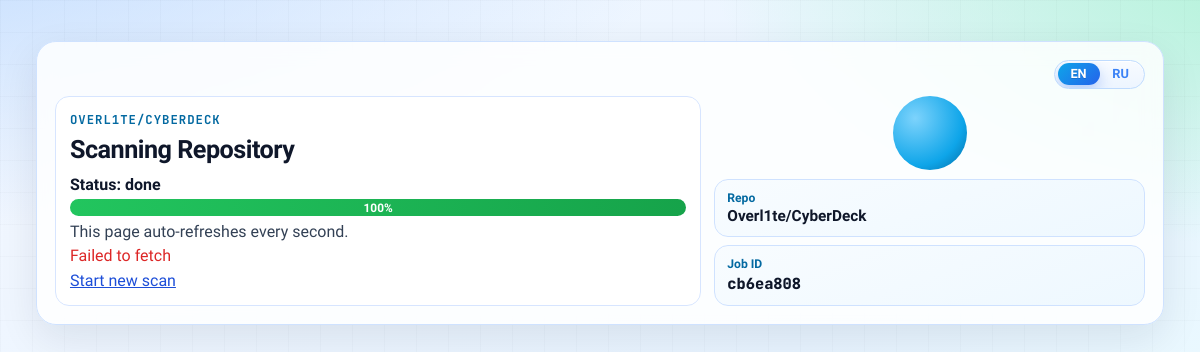
The page /jobs/cb6ea808-2bd9-454b-acf7-5f4ae4e1b1bd on the database its author committed.
### app/models.py (models this page shows)
class ScanJob(Base):
    __tablename__ = "scan_jobs"
    __table_args__ = (
        Index("ix_scan_jobs_repo_status_created", "repo_owner", "repo_name", "status", "created_at"),
        Index("ix_scan_jobs_repo_finished", "repo_owner", "repo_name", "finished_at"),
        Index("ix_scan_jobs_repo_commit", "repo_owner", "repo_name", "commit_sha"),
    )
    id: Mapped[str] = mapped_column(String(36), primary_key=True, default=lambda: str(uuid4()))
    repo_owner: Mapped[str] = mapped_column(String(255))
    repo_name: Mapped[str] = mapped_column(String(255))
    repo_url: Mapped[str] = mapped_column(String(512))
    commit_sha: Mapped[str | None] = mapped_column(String(64), nullable=True)
    is_latest: Mapped[int] = mapped_column(Integer, default=0)
    status: Mapped[str] = mapped_column(String(20), default="queued")
    progress: Mapped[int] = mapped_column(Integer, default=0)
    created_at: Mapped[datetime] = mapped_column(DateTime(timezone=True), server_default=func.now())
    started_at: Mapped[datetime | None] = mapped_column(DateTime(timezone=True), nullable=True)
    finished_at: Mapped[datetime | None] = mapped_column(DateTime(timezone=True), nullable=True)
    error_message: Mapped[str | None] = mapped_column(Text, nullable=True)
    report: Mapped["ScanReport | None"] = relationship(
        "ScanReport",
        back_populates="job",
        uselist=False,
        cascade="all, delete-orphan",
    )

### app/main.py (the view)
@app.get("/jobs/{job_id}", response_class=HTMLResponse)
async def progress_page(
    request: Request,
    job_id: str,
    lang: str = "en",
    db: Session = Depends(get_db),
) -> HTMLResponse:
    lang = normalize_lang(lang)
    job = db.get(ScanJob, job_id)
    if not job:
        raise HTTPException(status_code=404, detail="Job not found")
    return templates.TemplateResponse(
        "progress.html",
        {
            "request": request,
            "job": job,
            "lang": lang,
            "ui": get_ui_labels(lang),
            "client_i18n": get_client_i18n(),
            "site": site_template_context(),
        },
    )

### app/templates/progress.html (shortened to what this page needs)
﻿<!doctype html>
<html lang="{{ lang }}">
<head>
  <link rel="stylesheet" href="/static/style.css">
</head>
<body data-page="progress" data-job-id="{{ job.id }}" data-lang="{{ lang }}" data-status-label="{{ ui.progress_status }}">
  <main class="container container-progress">
    <section class="card progress-card span-12">
      <div class="lang-switch lang-{{ lang }}">
        <a class="link {% if lang == 'en' %}active{% endif %}" href="/jobs/{{ job.id }}?lang=en">EN</a>
        <a class="link {% if lang == 'ru' %}active{% endif %}" href="/jobs/{{ job.id }}?lang=ru">RU</a>
      </div>
      <div class="progress-layout">
        <div class="progress-main">
          <p class="kicker mono">{{ job.repo_owner }}/{{ job.repo_name }}</p>
          <h1>{{ ui.progress_title }}</h1>
          <p id="status-line" class="progress-status-line">{{ ui.progress_status }}: {{ job.status }}</p>
          <div class="progress-track progress-track-large">
            <div id="job-progress" class="progress-fill" style="width: {{ job.progress }}%">{{ job.progress }}%</div>
          </div>
          <p class="muted">{{ ui.progress_hint }}</p>
          <p id="job-error" class="error"></p>
          <a class="link" href="/?lang={{ lang }}">{{ ui.start_new }}</a>
        </div>
        <aside class="progress-side">
          <div class="pulse-orb" aria-hidden="true"></div>
          <div class="preview-card">
            <span>{{ ui.progress_repo }}</span>
            <strong>{{ job.repo_owner }}/{{ job.repo_name }}</strong>
          </div>
          <div class="preview-card">
            <span>{{ ui.job_id }}</span>
            <strong class="mono">{{ job.id[:8] }}</strong>
          </div>
        </aside>
      </div>
    </section>
  </main>
</body>
</html>

### app/static/style.css (style rules this page uses)
:root { --bg-0: #f3f7ff; --bg-1: #e8f4ff; --ink-0: #0f172a; --ink-1: #334155; --line: #cfe2ff; --card: rgba(255, 255, 255, 0.84); --card-strong: #ffffff; --primary-1: #0ea5e9; --primary-2: #2563eb; --accent: #14b8a6; --glow: rgba(14, 165, 233, 0.28); --pass: #16a34a; --warn: #d97706; --fail: #dc2626; }
* { box-sizing: border-box; }
html, body { min-height: 100%; }
body { margin: 0; color: var(--ink-0); font-family: "Sora", "Trebuchet MS", sans-serif; background: radial-gradient(1200px 500px at -8% -12%, #bfdbfe 0%, transparent 65%), radial-gradient(1000px 440px at 115% -5%, #a7f3d0 0%, transparent 67%), linear-gradient(145deg, var(--bg-0) 0%, var(--bg-1) 55%, #ecfeff 100%); background-attachment: fixed; position: relative; overflow-x: hidden; }
body::before { content: ""; position: fixed; inset: 0; background-image: linear-gradient(rgba(15, 23, 42, 0.02) 1px, transparent 1px), linear-gradient(90deg, rgba(15, 23, 42, 0.02) 1px, transparent 1px); background-size: 32px 32px; pointer-events: none; z-index: -1; }
.container { width: min(1220px, 94%); margin: 1.35rem auto 2.6rem; display: grid; gap: 0.95rem; }
.span-12 { grid-column: 1 / -1; }
.card { background: var(--card); border: 1px solid var(--line); border-radius: 20px; padding: 1.12rem; box-shadow: 0 14px 40px rgba(15, 23, 42, 0.09); backdrop-filter: blur(10px); animation: card-in 0.32s ease-out both; }
.reveal { opacity: 0; transform: translateY(14px) scale(0.995); transition: opacity 0.42s ease, transform 0.42s ease; transition-delay: var(--reveal-delay, 0ms); }
.reveal.is-visible { opacity: 1; transform: translateY(0) scale(1); }
h1, h2, h3 { margin: 0 0 0.58rem; line-height: 1.22; }
h1 { font-size: clamp(1.42rem, 2.1vw, 2.04rem); letter-spacing: -0.02em; }
p { margin: 0.35rem 0; }
.kicker { margin: 0 0 0.4rem; color: #0369a1; font-weight: 700; font-size: 0.77rem; text-transform: uppercase; letter-spacing: 0.08em; }
.mono { font-family: "JetBrains Mono", monospace; }
.muted { color: var(--ink-1); }
.link { color: #1d4ed8; }
.lang-switch { width: fit-content; margin-left: auto; margin-bottom: 0.45rem; display: flex; align-items: center; gap: 0; padding: 0.16rem; border: 1px solid #bfdbfe; border-radius: 999px; background: linear-gradient(180deg, #f8fbff, #edf5ff); box-shadow: inset 0 1px 0 rgba(255, 255, 255, 0.95); position: relative; overflow: hidden; }
.lang-switch::before { content: ""; position: absolute; top: 0.16rem; left: 0.16rem; width: calc(50% - 0.16rem); height: calc(100% - 0.32rem); border-radius: 999px; background: linear-gradient(135deg, #0ea5e9, #2563eb); box-shadow: 0 6px 14px rgba(37, 99, 235, 0.28); transition: transform 0.28s cubic-bezier(0.22, 1, 0.36, 1); }
.lang-switch .link { min-width: 42px; padding: 0.3rem 0.56rem; border-radius: 999px; text-decoration: none; font-weight: 700; font-size: 0.8rem; line-height: 1; text-align: center; color: #3b82f6; opacity: 1; transition: color 0.2s ease; position: relative; z-index: 1; }
.lang-switch .link.active { color: #fff; text-shadow: 0 1px 0 rgba(0, 0, 0, 0.15); }
.preview-card { border: 1px solid #cfe2ff; border-radius: 14px; padding: 0.68rem 0.76rem; background: linear-gradient(160deg, #f8fcff, #eef8ff); display: grid; gap: 0.12rem; }
.preview-card span { color: #0369a1; font-size: 0.76rem; font-weight: 700; }
.preview-card strong { font-size: 0.96rem; font-weight: 800; }
.error { color: var(--fail); min-height: 1.22rem; }
.progress-card { position: relative; overflow: hidden; }
.progress-layout { display: grid; grid-template-columns: 1.2fr 0.8fr; gap: 0.8rem; }
.progress-main { border: 1px solid #d7e5ff; border-radius: 14px; padding: 0.88rem; background: rgba(255, 255, 255, 0.85); }
.progress-side { display: grid; gap: 0.55rem; align-content: start; }
.progress-status-line { font-weight: 700; }
.progress-track { height: 1.05rem; border-radius: 999px; background: #dfeaf7; overflow: hidden; }
.progress-track-large { height: 1.18rem; }
.progress-fill { height: 100%; min-width: 3rem; display: flex; align-items: center; justify-content: center; color: #fff; font-size: 0.74rem; font-weight: 700; background: linear-gradient(92deg, #22c55e, #16a34a); }
.pulse-orb { width: 74px; height: 74px; border-radius: 999px; background: radial-gradient(circle at 30% 30%, #7dd3fc, #0ea5e9 65%, #0369a1 100%); box-shadow: 0 0 0 0 rgba(14, 165, 233, 0.35); animation: pulse 1.8s infinite; justify-self: center; }
.progress-track { height: 1.06rem; border-radius: 999px; background: #e2e8f0; overflow: hidden; }

### rows shown on the page
ScanJob: repo_owner "OVERL1TE", repo_name "CYBERDECK", status "done", progress "100", repo_owner "Overl1te", repo_name "CyberDeck"

### other values the page prints
{{ ui.progress_title }} "Scanning Repository"
{{ ui.progress_status }} "Status"
{{ ui.progress_hint }} "This page auto-refreshes every second."
{{ ui.start_new }} "Start new scan"
{{ ui.progress_repo }} "Repo"
{{ ui.job_id }} "Job ID"
{{ job.id[:8] }} "cb6ea808"
